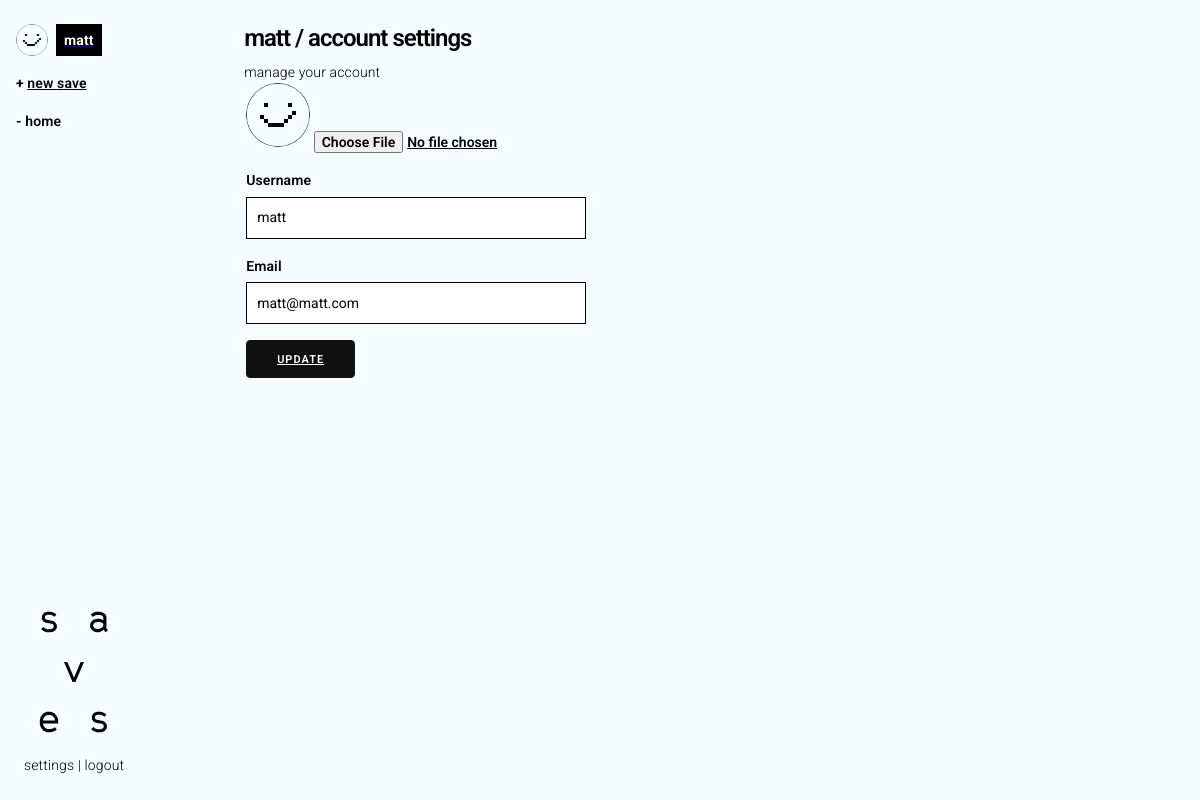
Page /account (signed in) on the committed database.
### sssaves_app/models.py (models this page shows)
class User(db.Model, UserMixin):
	id = db.Column(db.Integer, primary_key=True)
	username = db.Column(db.String(20), unique=True, nullable=False)
	email = db.Column(db.String(120), unique=True, nullable=False)
	pfp = db.Column(db.String(20), nullable=False, default='default.png')
	password = db.Column(db.String(60), nullable=False)
	posts = db.relationship('Post', backref='author', lazy=True)
	def __repr__(self):
		return f"User('{self.id}, {self.username}', '{self.email}', '{self.pfp}')"

### sssaves_app/routes.py (the view)
@app.route("/account", methods=['GET', 'POST'])
@login_required
def account():
	form = UpdateAccountForm()
	if form.validate_on_submit():
		if form.new_pfp.data:
			pfp_file = save_pfp(form.new_pfp.data)
			current_user.pfp = pfp_file
		current_user.username = form.username.data
		current_user.email = form.email.data
		db.session.commit()
		flash('Your account information has been updated.', category='success')
		return redirect(url_for('account'))
	elif request.method == 'GET':
		form.username.data = current_user.username
		form.email.data = current_user.email
	pfp = url_for('static', filename='pfp/' + current_user.pfp)
	return render_template('account.html', title='my account', pfp=pfp, form=form)

### sssaves_app/forms.py (shortened to what this page needs)
class UpdateAccountForm(FlaskForm):
	username = StringField('Username',
		validators=[DataRequired(), Length(min=2, max=20)])
	email = StringField('Email',
		validators=[DataRequired(), Email()])
	new_pfp = FileField('Update profile picture',
		validators = [FileAllowed(['jpg', 'png', 'gif'])])
	submit = SubmitField('Update')

### sssaves_app/models.py (called while the page is built)
@login_manager.user_loader
def load_user(user_id):
	return User.query.get(int(user_id))

### sssaves_app/templates/account.html (shortened to what this page needs)
{% extends "layout.html" %}
{% block content %}
	<header class="row header__content level">
		<div class="column">
			<h1>{{ current_user.username }} / account settings</h1>
			<p>manage your account</p>
		</div>
	</header>
	<div class="row">
		<div class="column narrow">
			<form method="POST" action="" enctype="multipart/form-data" novalidate>
				<fieldset>
					<div>
						<img src="{{ pfp }}" class="pfp pfp__account" alt="{{ current_user }}'s profile picture">
						{{ form.new_pfp(class="link link__primary") }}
					</div>
					<label for="username">{{ form.username.label(class="form__label ") }}</label>
					{% if form.username.errors %}
						{{ form.username(class="form__invalid") }}
						<div class="feedback__error">
							{% for error in form.username.errors %}
								<span>{{ error }}</span>
							{% endfor %}
						</div>
					{% else %}
						{{ form.username(class="form__input") }}
					{% endif %}
					<label for="email">
						{{ form.email.label(class="form__label") }}
					</label>
					{% if form.email.errors %}
						{{ form.email(class="form__input form__invalid") }}
						<div class="feedback__error">
							{% for error in form.email.errors %}
								<span>{{ error }}</span>
							{% endfor %}
						</div>
					{% else %}
						{{ form.email(class="form__input") }}
					{% endif %}
					{{ form.submit(class="link link__primary") }}
				</fieldset>
			</form>
		</div>
	</div>
{% endblock content %}

### sssaves_app/templates/layout.html (shortened to what this page needs)
<!DOCTYPE html>
<html>
	<head>
		<link rel="stylesheet" href="https://cdnjs.cloudflare.com/ajax/libs/normalize/8.0.1/normalize.css">
		<link rel="stylesheet" href="{{ url_for('static', filename='css/styles.css') }}">
	</head>
	<body>
		<div class="container outer__main">
			<div class="row inner__main">
				<div class="sidebar__main">
					<div class="nav-wrapper">
						<nav class="nav">
							<ul>
								<li>
									{% if current_user.is_authenticated %}
										<a href="{{ url_for('profile') }}" class="pfp__lockup v-align">
											<img src="{{ pfp }}" class="pfp pfp__sidebar" alt="{{ current_user }}">
											<span><strong class="link link__username">{{ current_user.username }}</strong></span>
										</a>
									{% else %}
										<a class="link link__primary" href="{{ url_for('login') }}">Login</a> or <a class="link link__primary" href="{{ url_for('register') }}">register</a> to start saving shit you've found.
									{% endif %}
								</li>
								<li><strong>+</strong> <a href="{{ url_for('new_save') }}" class="link link__primary">new save</a></li>
								<li><strong>-</strong> <a href="{{ url_for('home') }}" class="link link__active">home</a></li>
							</ul>
						</nav>
					</div>
					<div class="row">
						<div class="column narrow">
							<a href="/home" class="logo"><img src="{{ url_for('static', filename='img/logo.svg') }}" alt="saves" /></a>
							<a href="{{ url_for('account') }}" class="link">settings</a> | <a href="{{ url_for('logout') }}" class="link">logout</a>
						</div>
					</div>
				</div>
				<div class="column content__main">
					{% block content %}{% endblock %}
				</div>
			</div>
		</body>
	</html>

### sssaves_app/static/css/styles.css (style rules this page uses)
.button, button, dd, dt, li { margin-bottom: 16px; }
fieldset, input, select, textarea { margin-bottom: 16px; }
blockquote, dl, figure, form, ol, p, pre, table, ul { margin-bottom: 24px; }
*, *:after, *:before { box-sizing: inherit; }
html { box-sizing: border-box; font-size: 62.5%; height: 100%; }
body { background: #F5FCFF; color: #000000; font-family: 'Roboto', 'Helvetica Neue', 'Helvetica', 'Arial', sans-serif; font-size: 1.4em; font-weight: 300; letter-spacing: .01em; line-height: 1.6; height: 100%; }
.outer__main, .inner__main, .auth__container { height: 100%; min-height: 100%; }
.sidebar__main, .content__main { padding-top: 24px !important; padding-bottom: 24px !important; min-height: 100%; }
.sidebar__main { display: flex; flex-direction: column; width: 260px; justify-content: space-between; }
.nav > ul { margin: 0; }
.header__content { justify-content: space-between; }
.button, button, input[type='button'], input[type='reset'], input[type='submit'] { background-color: #111111; border: 0.1rem solid #111111; border-radius: .4rem; color: #FFFFFF; cursor: pointer; display: inline-block; font-size: 1.1rem; font-weight: 700; height: 3.8rem; letter-spacing: .1rem; line-height: 3.8rem; padding: 0 3.0rem; text-align: center; text-decoration: none; text-transform: uppercase; white-space: nowrap; }
input[type='color'], input[type='date'], input[type='datetime'], input[type='datetime-local'], input[type='email'], input[type='month'], input[type='number'], input[type='password'], input[type='search'], input[type='tel'], input[type='text'], input[type='url'], input[type='week'], input:not([type]), textarea, select { -webkit-appearance: none; background-color: #FFFFFF; border: 0.1rem solid #000000; box-shadow: none; box-sizing: inherit; height: 4.2rem; padding: .6rem 1.0rem .7rem; width: 100%; }
label, legend { display: block; font-size: 1em; font-weight: 600; margin-bottom: .5rem; }
fieldset { border-width: 0; padding: 0; }
.container { margin: 0 auto; max-width: 1800px; padding: 0 16px; position: relative; width: 100%; }
.row { display: flex; flex-direction: column; padding: 0; width: 100%; }
.row .column { display: block; flex: 1 1 auto; margin-left: 0; max-width: 100%; width: 100%; }
.row .column.narrow { flex: none; width: unset; }
@media (min-width: 40rem) { .row { flex-direction: row; } }
@media (min-width: 40rem) { .row .column { margin-bottom: inherit; padding: 0 8px; } }
.link { color: #000000; text-decoration: none; }
.link.link__username { padding: 8px; background: #000000; color: #FFFFFF; }
.link.link__primary { font-weight: 600; text-decoration: underline; }
.link.link__active { font-weight: 600; }
dl, ol, ul { list-style: none; margin-top: 0; padding-left: 0; }
ul { list-style: none; }
b, strong { font-weight: bold; }
p { margin-top: 0; }
h1, h2, h3, h4, h5, h6 { font-weight: 600; letter-spacing: -.1rem; margin-bottom: 2.0rem; margin-top: 0; }
h1 { font-size: 2.4rem; line-height: 1.2; }
img { max-width: 100%; }
.level { align-items: center; justify-content: space-between; }
.v-align { align-items: center; }
.header__content { justify-content: center; }
.header__content h1, .header__content p:first-child { margin-bottom: 8px; }
.header__content p:last-child { margin-bottom: 0; }
.logo { width: 100%; display: block; }
.logo img { width: 100%; }
.pfp { border-radius: 10em; }
.pfp.pfp__account { width: 64px; }
.pfp.pfp__sidebar { width: 32px; height: 32px; }
.pfp__lockup { display: flex; align-content: center; }
.pfp__lockup img { margin-right: 8px; }

### rows in the picture
User: id+username+email (placeholder picture), username "matt", email "matt@matt.com"
